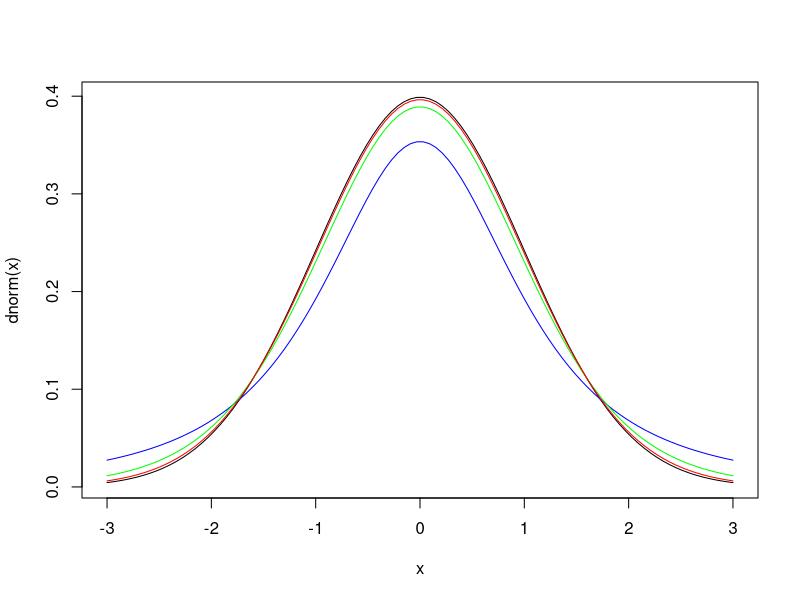

This chart was generated by the following R code:
##### A Demo of Confidence Level Interpretation #####
# a function to get the confidence interval for population proportion
get_ci <- function(sample, conf_level = 0.95) {
  phat <- mean(sample)
  ci <- phat + c(-1, 1) * qnorm(0.5 + conf_level / 2) * sqrt(phat * (1 - phat) / length(sample))
  ci
}

# a function to check whether ptrue lies inside ci
ptrue_in_ci <- function(ci, ptrue) {
  ci[1] <= ptrue & ptrue <= ci[2]
}

### demo
ptrue <- 0.143
population <- rbinom(n = 10000, size = 1, prob = ptrue)

sample_1 <- sample(population, size = 389)
(ci_1 <- get_ci(sample_1))
ptrue_in_ci(ci_1, ptrue)

sample_2 <- sample(population, size = 389)
(ci_2 <- get_ci(sample_1))
ptrue_in_ci(ci_2, ptrue)

sample_3 <- sample(population, size = 389)
(ci_3 <- get_ci(sample_1))
ptrue_in_ci(ci_3, ptrue)

# when the confidence level is 0.95
nsamples <- 1000
sample_results <- replicate(nsamples, ptrue_in_ci(get_ci(sample(population, size = 389), conf_level = 0.95), ptrue))
sample_results
mean(sample_results)

# when the confidence level is 0.8
nsamples <- 1000
sample_results <- replicate(nsamples, ptrue_in_ci(get_ci(sample(population, size = 389), conf_level = 0.8), ptrue))
sample_results
mean(sample_results)


##### Finding z_{alpha/2} #####
# 1. confidence level = 0.9, alpha = 0.1
qnorm(1 - 0.1 / 2)
qnorm(0.1 / 2, lower.tail = FALSE)

# 2. confidence level = 0.95, alpha = 0.05
qnorm(1 - 0.05 / 2)
qnorm(0.05 / 2, lower.tail = FALSE)

# 3. confidence level = 0.99, alpha = 0.01
qnorm(1 - 0.01 / 2)
qnorm(0.01 / 2, lower.tail = FALSE)


##### Directly Get Confidence Intervals #####
### 1. For proportion
prop.test(x = 51, n = 300, conf.level = 0.98, alternative = "two.sided")
prop.test(x = 170, n = 1000, conf.level = 0.98, alternative = "two.sided")

### 2. For mean
cigs <- c(1,3,3,8,9,9,9,10,11,11,12,13,14,14,15,15,15,16,
          16,16,16,17,17,17,17,18,19,19,20,20,20,20,20,22,22,
          23,23,24,25,25,25,28,30,30,30,30,32,32,35,38,40)
t.test(x = cigs, conf.level = 0.99, 
       alternative = "two.sided")


##### t-distribution #####
### 1. t-distribution vs. normal distribution
x <- seq(-3, 3, length.out = 100)
plot(x = x, y = dnorm(x), type = "l", col = "black") # normal distribution
lines(x = x, y = dt(x, df = 2), type = "l", col = "blue") # t_2
lines(x = x, y = dt(x, df = 10), type = "l", col = "green") # t_10
lines(x = x, y = dt(x, df = 40), type = "l", col = "red") # t_40

### 2. calculate probabilities and percentiles
qt(1 - 0.005, df = 11)
qt(0.005, df = 11, lower = FALSE)

qt(0.99, df = 21)

1 - pt(2, df = 14)
pt(2, df = 14, lower = FALSE)


##### Example 8.8 #####
cigs <- c(1,3,3,8,9,9,9,10,11,11,12,13,14,14,15,15,15,16,
          16,16,16,17,17,17,17,18,19,19,20,20,20,20,20,22,22,
          23,23,24,25,25,25,28,30,30,30,30,32,32,35,38,40)
stem(cigs)

mean(cigs)
sd(cigs)
length(cigs)
qt(1 - 0.005, df = 50)
(moe <- qt(1 - 0.005, df = 50) * sd(cigs) / sqrt(length(cigs)))
mean(cigs) + c(-1, 1) * moe

t.test(x = cigs, conf.level = 0.99, 
       alternative = "two.sided")
